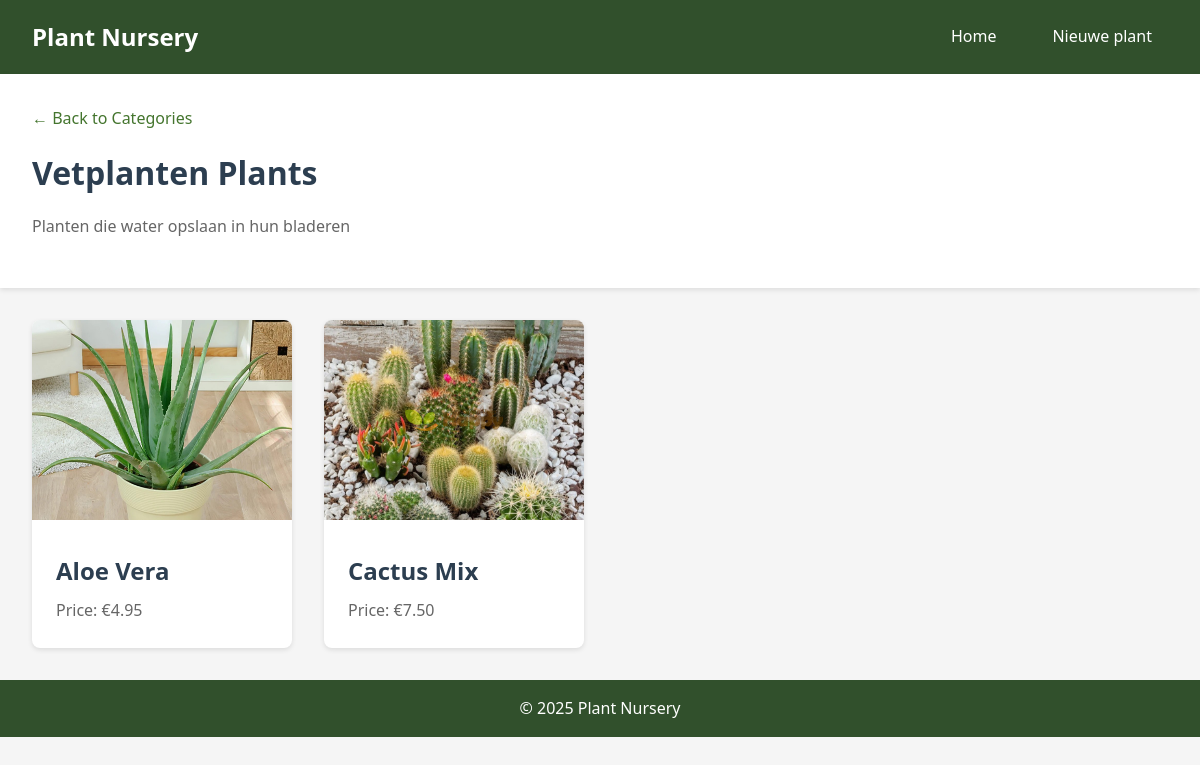
/category.php?id=1, run on the app's committed database.
### tables this page shows
CREATE TABLE category (
    id INT(11) AUTO_INCREMENT PRIMARY KEY,
    name VARCHAR(255) NOT NULL,
    description TEXT NOT NULL
);

CREATE TABLE plant (
    id INT(11) AUTO_INCREMENT PRIMARY KEY,
    name VARCHAR(255) NOT NULL,
    image VARCHAR(255) NOT NULL,
    price DECIMAL(6,2) NOT NULL,
    category_id INT(11) NOT NULL,
    FOREIGN KEY (category_id) REFERENCES category(id)
);

### category.php (the view, shortened to what this page needs)
<?php
require_once 'config.php';
$category_id = isset($_GET['id']) ? (int)$_GET['id'] : 0;
$stmt = $pdo->prepare('SELECT * FROM category WHERE id = ?');
$stmt->execute([$category_id]);
$category = $stmt->fetch();
$stmt = $pdo->prepare('SELECT * FROM plant WHERE category_id = ?');
$stmt->execute([$category_id]);
$plants = $stmt->fetchAll();
?>
<!DOCTYPE html>
<html lang="en">
<head>
    <link rel="stylesheet" href="style.css">
</head>
<body>
    <div class="site-header">
        <div class="container">
            <a href="index.php" class="logo">Plant Nursery</a>
            <div class="nav-menu">
                <a href="index.php">Home</a>
                <a href="new.php">Nieuwe plant</a>
            </div>
        </div>
    </div>
    <header>
        <div class="container">
            <a href="index.php" class="back-btn">← Back to Categories</a>
            <h1><?php echo htmlspecialchars($category['name']); ?> Plants</h1>
            <div class="category-info">
                <p><?php echo htmlspecialchars($category['description']); ?></p>
            </div>
        </div>
    </header>
    <main>
        <div class="container">
            <?php if (count($plants) > 0): ?>
                <div class="plant-list">
                    <?php foreach ($plants as $plant): ?>
                        <div class="plant-card">
                            <img src="img/plants/<?php echo htmlspecialchars($plant['image']); ?>"
                                 alt="<?php echo htmlspecialchars($plant['name']); ?>">
                            <div class="plant-info">
                                <h2><?php echo htmlspecialchars($plant['name']); ?></h2>
                                <p>Price: €<?php echo number_format($plant['price'], 2); ?></p>
                            </div>
                        </div>
                    <?php endforeach; ?>
                </div>
            <?php else: ?>
                <p>No plants found in this category.</p>
            <?php endif; ?>
        </div>
    </main>
    <footer>
        <div class="container">
            <p>&copy; <?php echo date('Y'); ?> Plant Nursery</p>
        </div>
    </footer>
</body>
</html>

### style.css (style rules this page uses)
* { margin: 0; padding: 0; box-sizing: border-box; }
body { font-family: "Segoe UI", Tahoma, Geneva, Verdana, sans-serif; line-height: 1.6; color: #333; background-color: #f5f5f5; }
.container { max-width: 1200px; margin: 0 auto; padding: 0 2rem; }
.site-header { background-color: #31502c; padding: 1rem 0; box-shadow: 0 2px 5px rgba(0, 0, 0, 0.1); }
.site-header .container { display: flex; justify-content: space-between; align-items: center; }
.logo { color: #fff; text-decoration: none; font-size: 1.5rem; font-weight: bold; }
.nav-menu { display: flex; gap: 1.5rem; }
.nav-menu a { color: #fff; text-decoration: none; padding: 0.5rem 1rem; border-radius: 4px; transition: background-color 0.3s; }
header { background-color: #fff; padding: 2rem 0; margin-bottom: 2rem; box-shadow: 0 2px 5px rgba(0, 0, 0, 0.1); }
header .container { display: flex; flex-direction: column; }
h1 { color: #2c3e50; margin-bottom: 1rem; }
.back-btn { color: #44752e; text-decoration: none; display: inline-block; margin-bottom: 1rem; }
main { margin-bottom: 2rem; }
.category-info p { margin-bottom: 1rem; color: #666; }
.plant-list { display: grid; grid-template-columns: repeat(auto-fill, minmax(250px, 1fr)); gap: 2rem; margin-bottom: 2rem; }
.plant-card { background-color: #fff; border-radius: 8px; overflow: hidden; box-shadow: 0 2px 5px rgba(0, 0, 0, 0.1); transition: transform 0.3s; }
.plant-card img { width: 100%; height: 200px; object-fit: cover; }
.plant-info { padding: 1.5rem; }
.plant-info h2 { color: #2c3e50; margin-bottom: 0.5rem; }
.plant-info p { color: #666; }
footer { background-color: #31502c; color: #fff; text-align: center; padding: 1rem 0; margin-top: 2rem; }

### data on the page
category: name "Vetplanten", description "Planten die water opslaan in hun bladeren"
plant: image (picture), name "Aloe Vera", price "4.95"
plant: image (picture), name "Cactus Mix", price "7.50"
